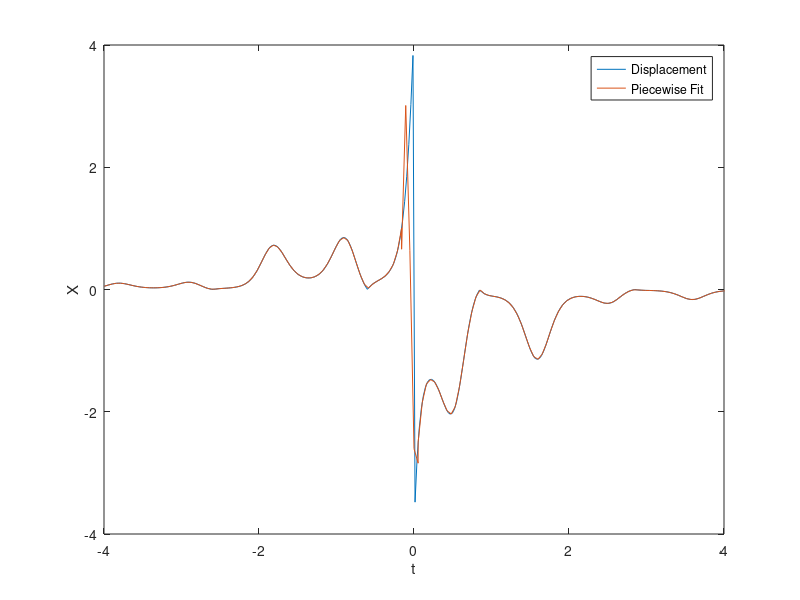

Recreate this plot in MATLAB.
%PIECEWISE FUNCTION%
clear variables
close all
clc

C = 0.9;
tau1 = 0.4;
tau2 = 0.15;

%%
%PLOTTING THE DISPLACEMENT EQUATION%
n = 300;
i = 1;
for t = linspace(-4,4,n);
    if t<0;
        x(i) = abs(cos(pi/2*(t-tau1))).*exp(-(C*sin(2*pi*(t-tau1)))).*tan(pi./(1+exp(-(t-tau1))));
    elseif t > 0;
        x(i) = abs(cos(pi/2*(t+tau2))).*exp(-(C*sin(2*pi*(t+tau2)))).*tan(pi./(1+exp(-(t+tau2))));
    else
        x(i) = 0;
    end
    i = i+1;
end
t = linspace(-4,4,n);
plot(t,x);
hold on

%%
%PIECEWISE FIT%

t0 = -4;        %Beginning of range
tend = 4;       %End of range

n = 150;        %Total number of points within range
window_size = 5;        %Number of points in the window
number_of_windows = ceil(n/(window_size-1));        %Number of windows in range

delta_t = tend - t0;
step_size = delta_t/n;      %Constant step size throughout range

poly_final = [];
t_final = [];
x_final = [];
p_final =[];

for j = 1:number_of_windows      %From 1 to number of windows within range
    
    start_t = (j-1)*step_size*(window_size-1)+t0;        %Beginning value for t at each window
    end_t = start_t+step_size*(window_size-1);       %End value of t at each window
    t = start_t :step_size:end_t;
    t = t';
    
    for i = 1:length(t);
        if t(i) < 0;
            x_3(i,1) = abs(cos(pi/2*(t(i)-tau1))).*exp(-(C*sin(2*pi*(t(i)-tau1)))).*tan(pi./(1+exp(-(t(i)-tau1))));
        elseif t(i) > 0;
            x_3(i,1) = abs(cos(pi/2*(t(i)+tau2))).*exp(-(C*sin(2*pi*(t(i)+tau2)))).*tan(pi./(1+exp(-(t(i)+tau2))));
        else
            x_3(i,1) = 0;
        end
    end
    
    T_matrix = [];
    for k = 1:length(t)-1
        T_matrix = [T_matrix t.^(k-1)];
    end
    
    p_coeff = fliplr(polyfit(t,x_3,k-1));
    p = T_matrix*p_coeff';
    
    %     a = inv(T_matrix'*T_matrix)*T_matrix'*x_3;
    %     poly = T_matrix*a;
    %     poly_final = [poly_final;poly];
    %     x_final = [x_final; x_3];
    t_final = [t_final t'];
    p_final = [p_final p'];
    
end

plot(t_final,p_final);
ylabel('X');xlabel('t');
legend('Displacement', 'Piecewise Fit');
xlim([-4 4])

